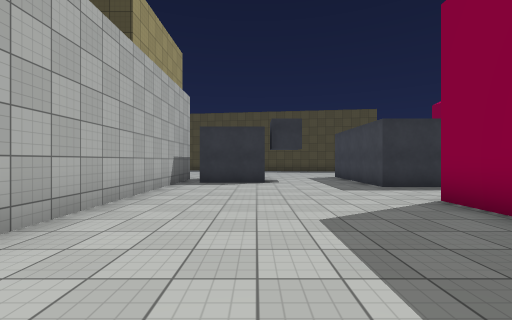
View 1 (above)

18 first-person views from a walk through a 3-D level made in the Unity game engine. The camera is 1.4 m above the floor, looks level and sees 90° across. The floor is counted in squares, 2 m on a side. Each view is taken from the middle of a square. On the plan, view 1 faces up. The plan holds only what a view shows up to about 9 squares ahead; the rest is blank. The place goes on beyond the plan. The player is left out. Some animated figures are left out. Some surface patterns are stand-ins.

View 2
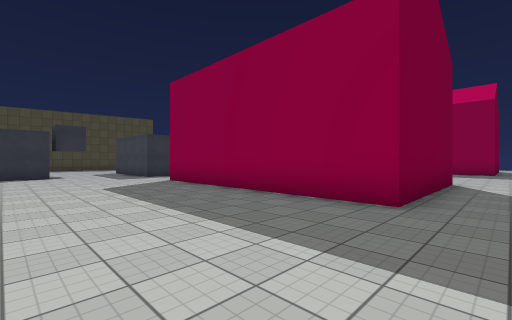

View 3
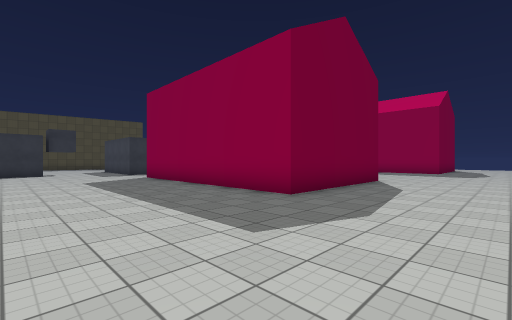

View 4
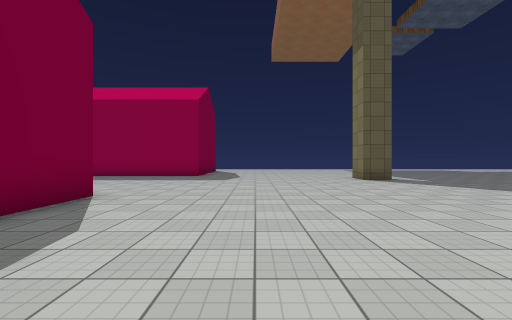

View 5
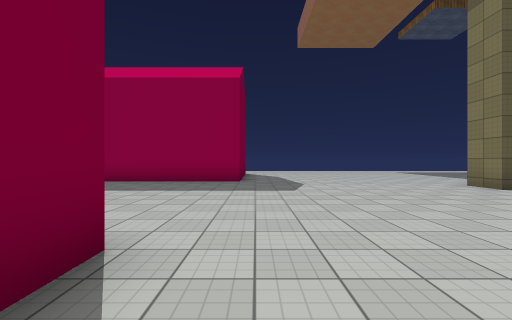

View 6
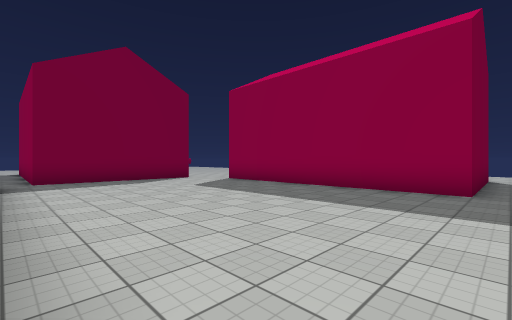

View 7
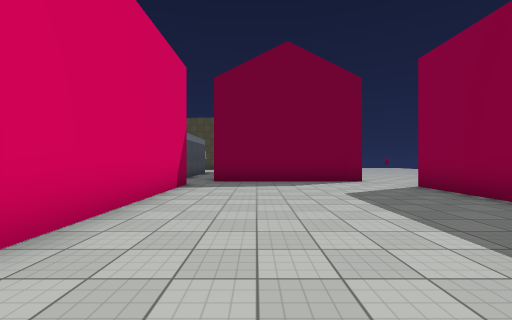

View 8
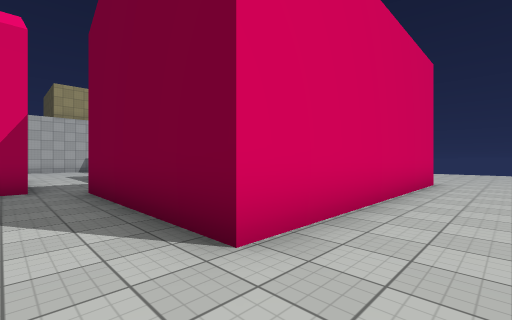

View 9
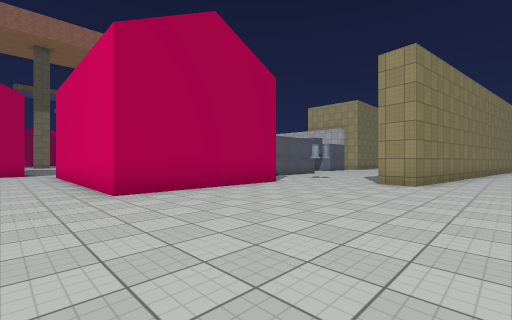

View 10
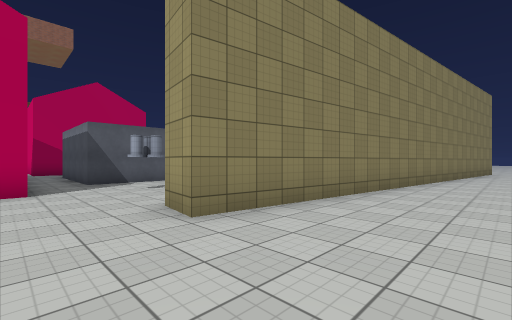

View 11
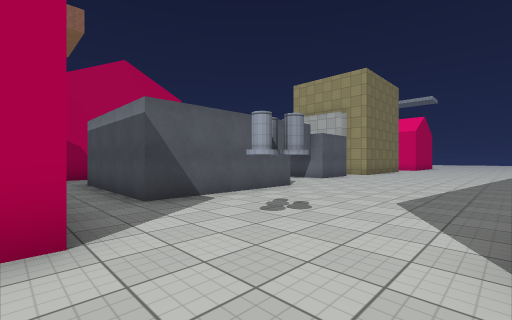

View 12
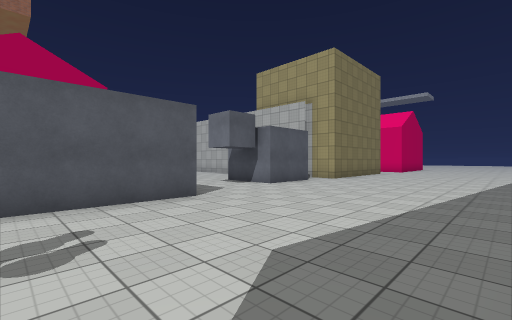

View 13
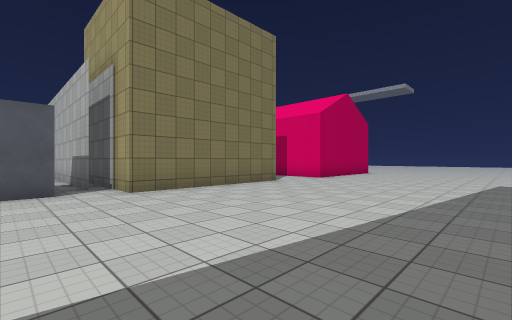

View 14
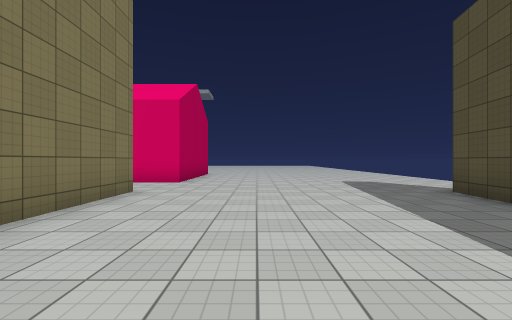

View 15
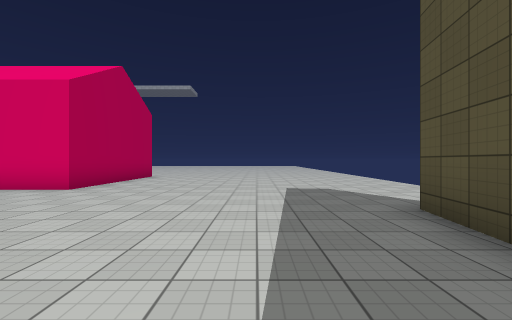

View 16
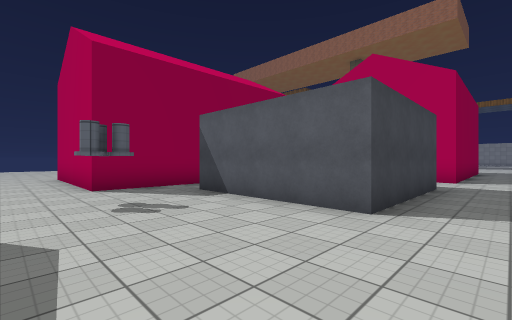

View 17
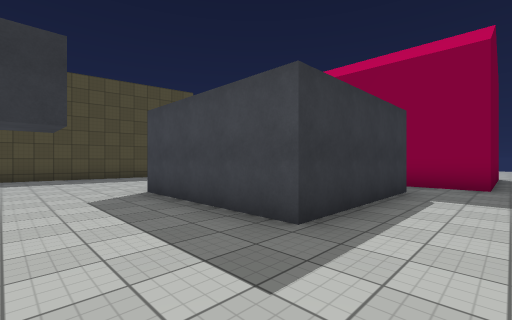

View 18
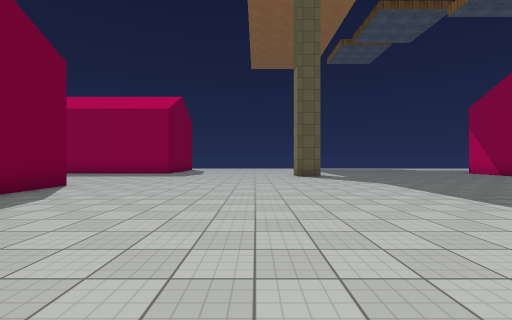

### Floor plan
Key: @ floor where view 1 was taken; # wall or solid block; . floor; B block; O other object.
Columns run from 12 left of view 1 to 15 right of it. Each row starts with its distance up from view 1.
 19 ...      .............
 18 .....##  ...................
 17 ......#   #####.............
 16 ............ #######........
 15 ............................
 14 ............................
 13 ...................O........
 12 .....................OOOOO..
 11 .....................OOO O..
 10 OOO..#####......OOOO.OOO O..
  9 OOO      #.BB...O  O.OO  O..
  8 OO       #.BB...O  O.OOO O..
  7 O        #......OOOO.OOO O..
  6          #...........OOOOO..
  5          #..................
  4          #......OOOOO.......
  3          #......O   O......O
  2          #......O   O......O
  1            .....O   O......O
  0            .@...O   O......O
 -1            .....O   O......O
 -2            .....OOOOO......O
 -3            ................O
 -4            .................
 -5            .................
 -6            .................
 -7               ..............
 -8              ...............
 -9               ..............
-10                .........#...
-11                 ......... ..
-12                  ........
-13                   .......
-14                    ......
-15                     ...

Positions as (right, up) in squares from view 1, and headings:
1: (0, 0), facing up
2: (-1, -4), facing up-right
3: (-1, -6), facing up-right
4: (3, -6), facing right
5: (6, -4), facing right
6: (8, -4), facing up-right
7: (10, -3), facing up
8: (15, 4), facing up-left
9: (15, 18), facing down-left
10: (9, 19), facing down-left
11: (9, 15), facing down-left
12: (6, 15), facing down-left
13: (-1, 16), facing down-left
14: (-2, 13), facing left
15: (-4, 15), facing left
16: (2, 14), facing down-right
17: (1, 5), facing up-right
18: (1, -8), facing right
